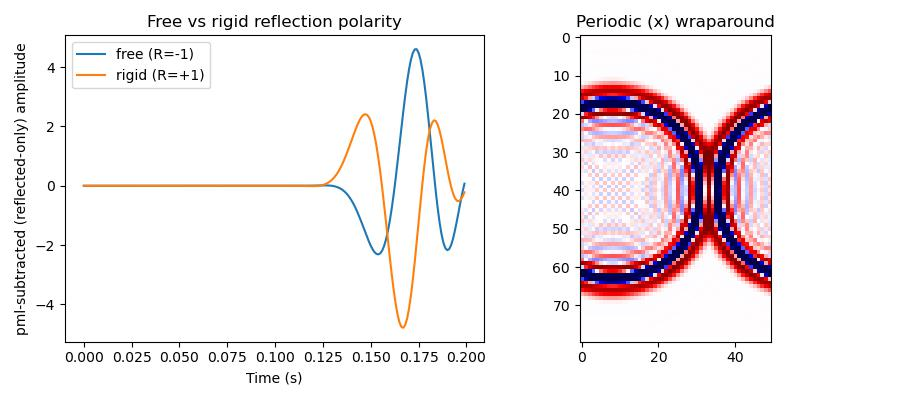

Write the Python code that produced this figure.
"""Demonstrates the first-class ``boundary`` per-face argument.

In addition to the default all-PML (absorbing) edges, every propagator
accepts an explicit ``boundary`` argument selecting a boundary *type* per
face: "pml" (absorbing), "free" (pressure-release, inverted-polarity
reflection, R = -1), "rigid" (preserved-polarity reflection, R = +1), or
"periodic" (wraps to the opposite face). Which of those a given propagator
accepts differs -- ``scalar``, used here, accepts all four on every face,
while the other propagators accept fewer; see :doc:`boundaries` for the
table, and for the full derivation of each condition's reflection
coefficient and image formula.

This example shows both effects on a small homogeneous 2-D model:

1. A source placed near one edge, comparing the receiver trace's
   reflected arrival for a "free" vs a "rigid" boundary against a "pml"
   (absorbing, no reflection) baseline on the same edge -- confirming the
   opposite reflection polarity.
2. A snapshot of the wavefield with "periodic" boundaries on a pair of
   faces, showing energy that has left one edge re-entering the opposite
   edge travelling in the same direction.
"""

import os

import matplotlib.pyplot as plt
import torch

import deepwave
from deepwave import scalar

device = torch.device("cuda" if torch.cuda.is_available() else "cpu")
torch.manual_seed(0)

# ``DEEPWAVE_SMOKE=1`` shrinks this example so that it can be run quickly as
# an automated check; the default sizes are the ones the text describes.
smoke = os.environ.get("DEEPWAVE_SMOKE") == "1"

v0 = 1500.0
dx = 10.0
freq = 25.0
accuracy = 4
ny = nx = 50
peak_time = 1.5 / freq
dt = 0.001

v = torch.full((ny, nx), v0, device=device)

# --- 1. Free vs rigid reflection polarity -----------------------------
# A source placed close to the last face of the second dimension, with a
# co-located receiver to record the direct arrival followed by that
# face's reflection.
nt = 140 if smoke else 200
sy, sx = ny // 2, nx - 8
source_locations = torch.tensor([[[sy, sx]]], device=device)
receiver_locations = torch.tensor([[[sy, sx]]], device=device)
source_amplitudes = (
    deepwave.wavelets.ricker(freq, nt, dt, peak_time)
    .reshape(1, 1, -1)
    .to(device)
)


def run_trace(boundary, pml_width) -> torch.Tensor:
    """Forward model and return the single receiver trace."""
    out = scalar(
        v,
        dx,
        dt,
        source_amplitudes=source_amplitudes,
        source_locations=source_locations,
        receiver_locations=receiver_locations,
        accuracy=accuracy,
        pml_width=pml_width,
        pml_freq=freq,
        boundary=boundary,
        backend="eager",
        max_vel=v0,
    )
    return out.receiver_amplitudes.reshape(-1)


trace_pml = run_trace(None, 15)
trace_free = run_trace(["pml", "pml", "pml", "free"], [15, 15, 15, 0])
trace_rigid = run_trace(["pml", "pml", "pml", "rigid"], [15, 15, 15, 0])

# Subtracting the (reflection-free) pml baseline isolates the reflected
# arrival, which the direct arrival otherwise dominates.
reflected_free = trace_free - trace_pml
reflected_rigid = trace_rigid - trace_pml

# --- 2. Periodic wraparound --------------------------------------------
nt_periodic = 160 if smoke else 220
source_locations_periodic = torch.tensor([[[sy, 8]]], device=device)
source_amplitudes_periodic = (
    deepwave.wavelets.ricker(freq, nt_periodic, dt, peak_time)
    .reshape(1, 1, -1)
    .to(device)
)
out_periodic = scalar(
    v,
    dx,
    dt,
    source_amplitudes=source_amplitudes_periodic,
    source_locations=source_locations_periodic,
    accuracy=accuracy,
    pml_width=[15, 15, 0, 0],
    pml_freq=freq,
    boundary=["pml", "pml", "periodic", "periodic"],
    backend="eager",
    max_vel=v0,
)
wavefield_periodic = out_periodic.wavefield_0[0].detach().cpu()

_, ax = plt.subplots(1, 2, figsize=(9, 4))
t = torch.arange(nt) * dt
ax[0].plot(t, reflected_free.cpu(), label="free (R=-1)")
ax[0].plot(t, reflected_rigid.cpu(), label="rigid (R=+1)")
ax[0].set_xlabel("Time (s)")
ax[0].set_ylabel("pml-subtracted (reflected-only) amplitude")
ax[0].set_title("Free vs rigid reflection polarity")
ax[0].legend()

vmax = float(wavefield_periodic.abs().max()) * 0.5
ax[1].imshow(wavefield_periodic, cmap="seismic", vmin=-vmax, vmax=vmax)
ax[1].set_title("Periodic (x) wraparound")

plt.tight_layout()
plt.savefig("example_boundary_faces.jpg")

assert torch.isfinite(reflected_free).all(), (
    "reflected_free trace is not finite"
)
assert reflected_free.abs().max() > 0, "reflected_free trace is all zeros"
assert torch.isfinite(wavefield_periodic).all(), (
    "periodic wavefield is not finite"
)
assert wavefield_periodic.abs().max() > 0, "periodic wavefield is all zeros"
